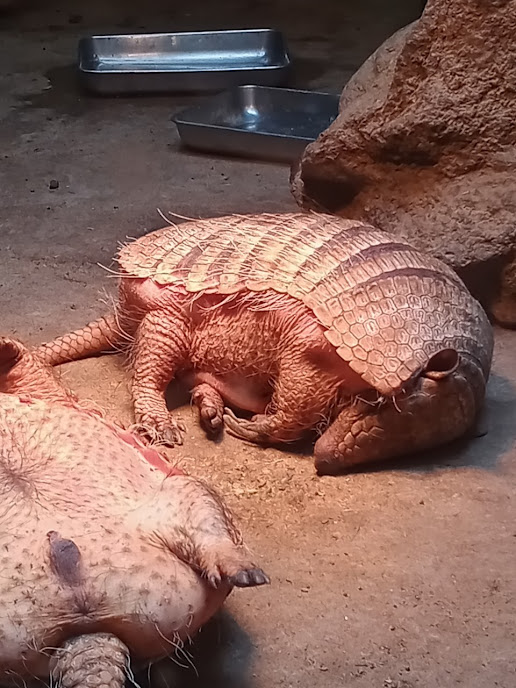
#> input picture code/html/photo/azusa01.jpeg, 516 x 688 px
$ python transparent_queue.py ../code/html/photo/azusa01.jpeg out.png 100
#> lines starting #> are read from the running program, lines starting #| are printed output that depends on the picture
import time
from PIL import Image
import sys
import queue

def diff(color1, color2):
	diffR = color1[0] - color2[0]
	diffG = color1[1] - color2[1]
	diffB = color1[2] - color2[2]
	return diffR * diffR + diffG * diffG + diffB * diffB

start = time.time()  # 処理開始時間を記録

if len(sys.argv) == 4:
	infile = sys.argv[1]
	outfile = sys.argv[2]
	thresh = int(sys.argv[3])
elif len(sys.argv) == 3:
	infile = sys.argv[1]
	outfile = sys.argv[2]
	thresh = 0
else:
	print("usage; python3 transparent.py infile outfile (thresh)")
	sys.exit(0)

img = Image.open(infile)
#> img is the input picture: PIL image 516x688 RGB; mean R, G, B 137.3, 100.2, 90.7
img = img.convert('RGBA')
#> img: PIL image 516x688 RGBA
que = queue.Queue()
que.put((0,0))

while not que.empty():
	x, y = que.get()
	color = img.getpixel((x, y))
	for dx, dy in ((0, 1), (0, -1), (1, 0), (-1, 0)):
		nx, ny = x + dx, y + dy
		if 0 <= nx < img.size[0] and 0 <= ny < img.size[1]:
			ncolor = img.getpixel((nx, ny))
			if ncolor[3] == 255 and diff(color, ncolor) <= thresh:
				ncolor = (ncolor[0], ncolor[1], ncolor[2], 0)
				img.putpixel((nx, ny), ncolor)
				que.put((nx, ny))
#> this loop made 77029 passes
#> color on passes 1 to 3: (36, 27, 22, 255), (36, 27, 22, 0), (36, 27, 22, 0)
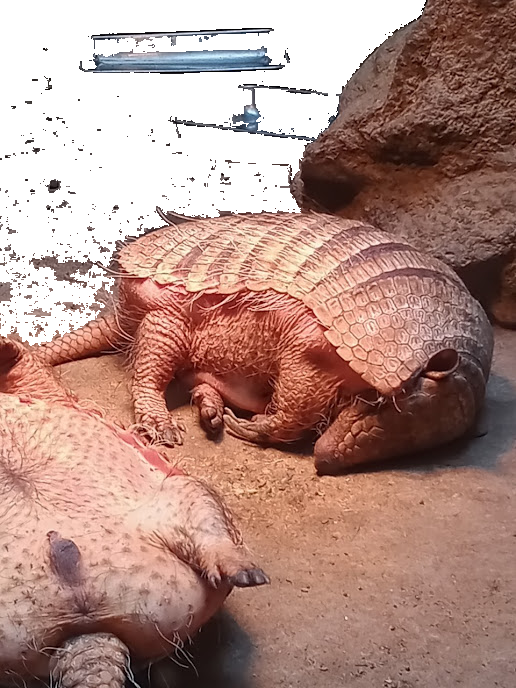
#> img: PIL image 516x688 RGBA; mean R, G, B, A 137.3, 100.2, 90.7, 199.7; transparent parts drawn white

img.save(outfile)

elapsed_time = time.time() - start  # 処理終了時間から処理開始時間を引いて、経過時間を計算
print("処理時間は{:.3f}秒です。".format(elapsed_time))  # 経過時間を出力

$ run again, on code/html/photo/azusa03.jpeg
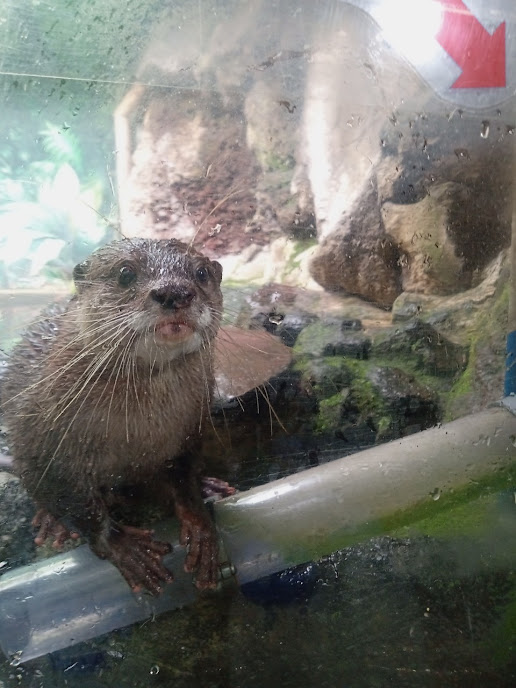
#> input picture code/html/photo/azusa03.jpeg, 516 x 688 px
#> img is the input picture: PIL image 516x688 RGB; mean R, G, B 117.5, 116.5, 111.1
#> the loop `while not que.empty():` made 86261 passes
#> color on passes 1 to 3: (194, 216, 204, 255), (193, 215, 203, 0), (195, 217, 205, 0)
#> after the loop `while not que.empty():`:
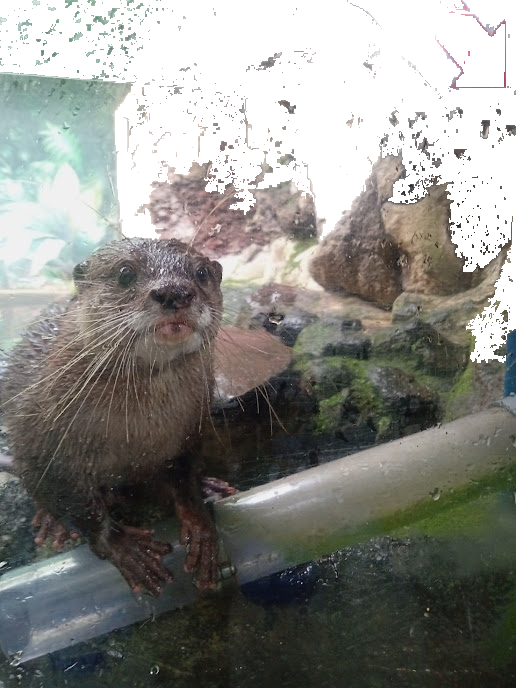
#> img: PIL image 516x688 RGBA; mean R, G, B, A 117.5, 116.5, 111.1, 193; transparent parts drawn white

$ run again, on code/html/photo/azusa04.jpeg
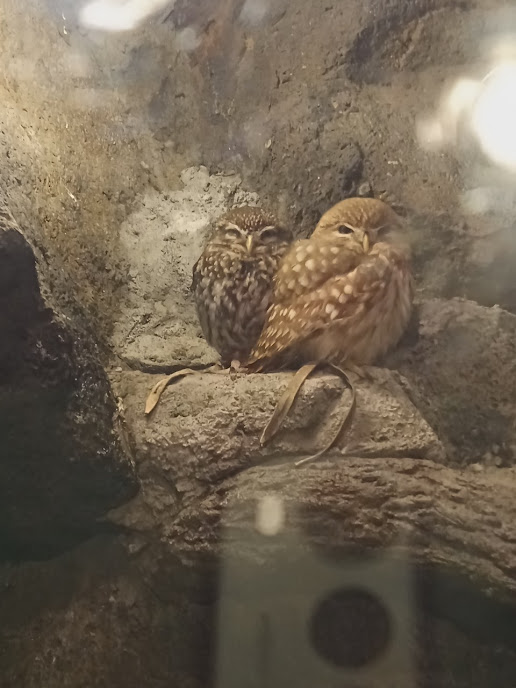
#> input picture code/html/photo/azusa04.jpeg, 516 x 688 px
#> img is the input picture: PIL image 516x688 RGB; mean R, G, B 112.4, 99.5, 82.6
#> the loop `while not que.empty():` made 241063 passes
#> color on passes 1 to 3: (197, 180, 152, 255), (197, 180, 152, 0), (198, 181, 153, 0)
#> after the loop `while not que.empty():`:
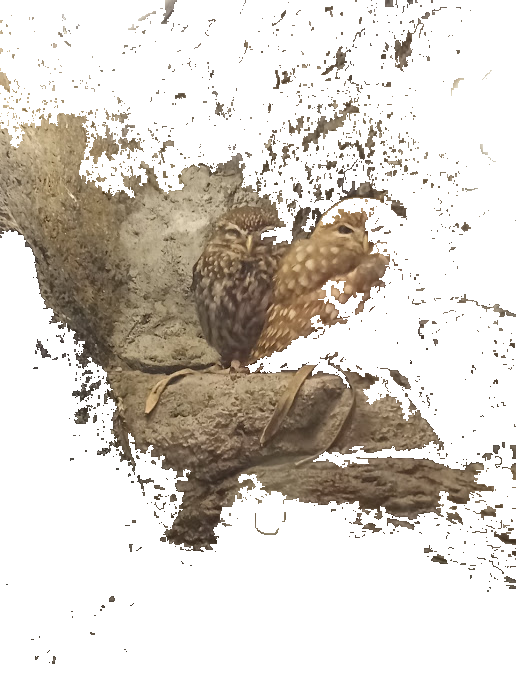
#> img: PIL image 516x688 RGBA; mean R, G, B, A 112.4, 99.5, 82.6, 81.8; transparent parts drawn white
